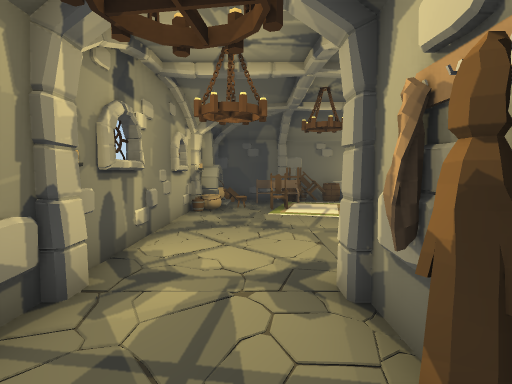
View 1 (above)

13 first-person views from a walk through a Unity game level. The camera is 1.5 m above the floor, tilts 4° down and sees 85° across. Doors are open. The floor is counted in squares, 1 m on a side. Each view is taken from the middle of a square. On the plan, view 1 faces up. The plan holds only what a view shows up to about 14 squares ahead; the rest is blank. The place goes on beyond the plan. The player character is not drawn. Some animated figures are left out.

View 2
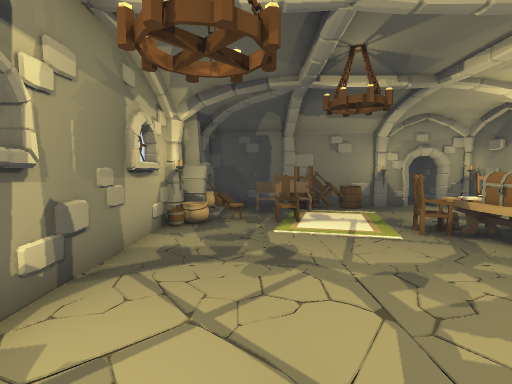

View 3
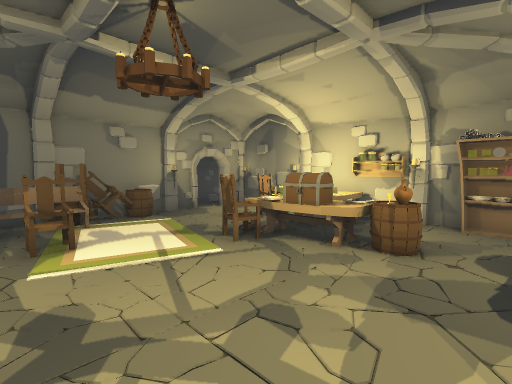

View 4
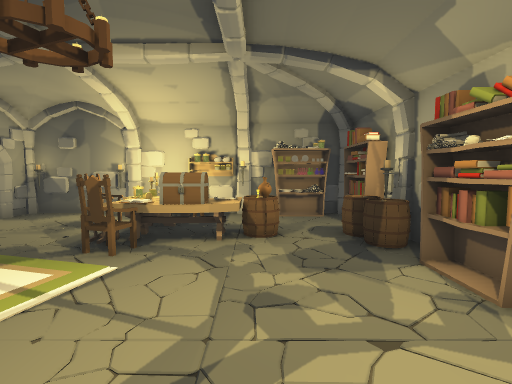

View 5
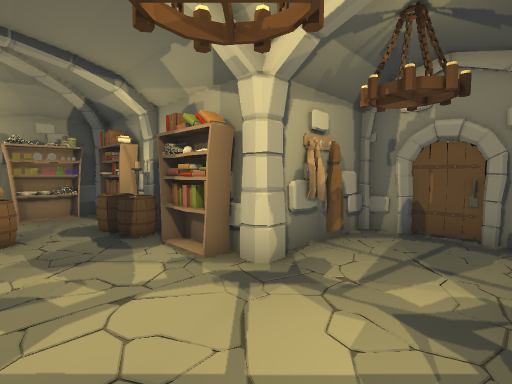

View 6
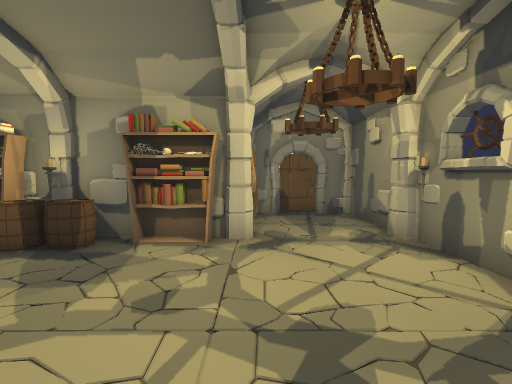

View 7
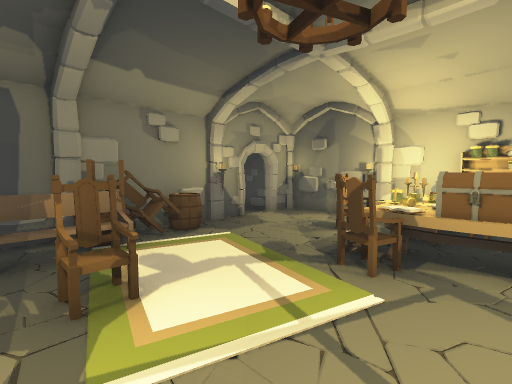

View 8
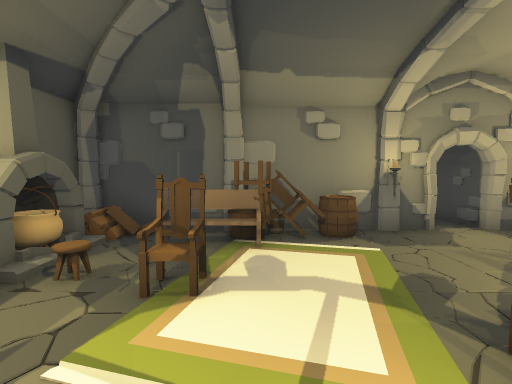

View 9
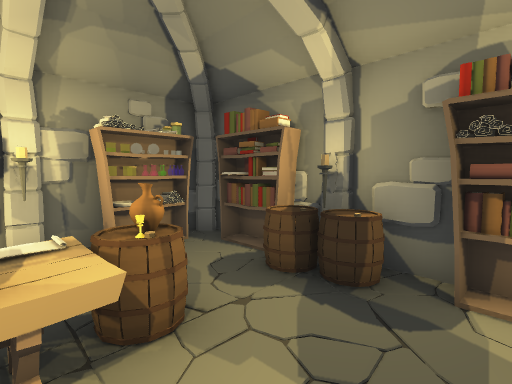

View 10
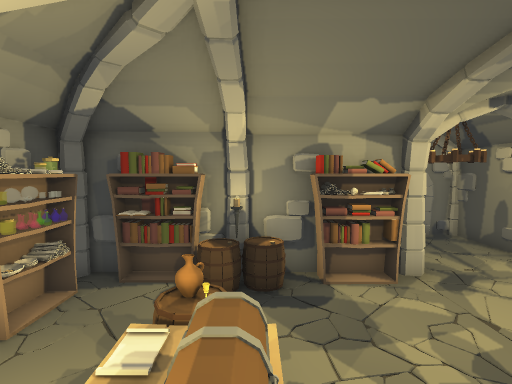

View 11
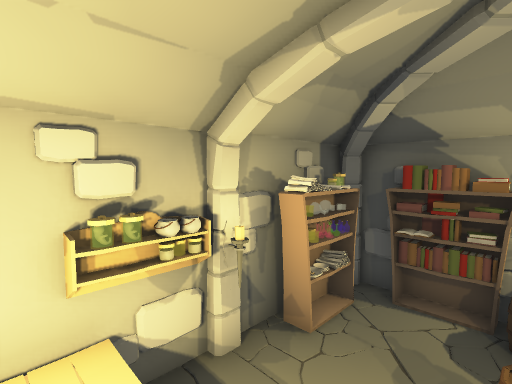

View 12
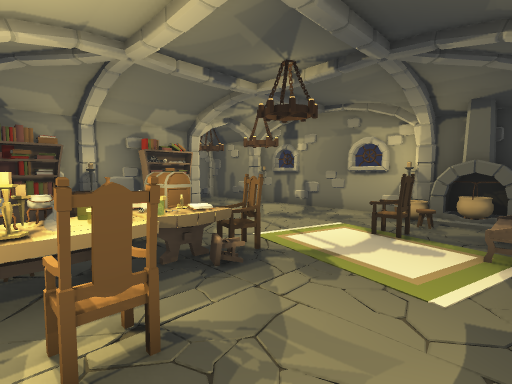

View 13
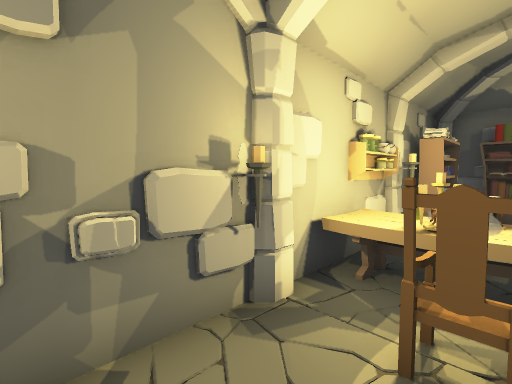

### Floor plan
Points are (right, up) in squares from view 1. A wall is a line through its corners. A room is listed if a view was taken in it or the views show most of it. See-through windows are left out.
Room 1 (views 1, 2, 3, 4, 5, 6, 7, 8, 9, 10, 11, 12, 13)
walls: (3.7, 3.6) (4.2, 3.6); (3.5, 3.5) (6.4, 3.5); (-2.6, 7.3) (-2.5, 6.5); (-2.4, 6.1) (-2.4, 4.7); (-2.5, 6.2) (-2.3, 5.4); (-2.4, 10.1) (-2.4, 8.7); (1.1, 2.1) (1.1, 2.6); (0.9, 2) (1.1, 2.1) (1.1, 2.4); (1, 1.9) (1.3, 2.3); (0.9, 1.9) (0.9, 2.4); (9.3, 6.4) (9.3, 7.4); (-2.6, 11.5) (-2.6, 3.6); (8.1, 3.7) (8.7, 3.6) (9.1, 4); (8, 3.5) (9, 3.5); (9.3, 10.4) (9.3, 15.3) (8.2, 15.3); (-2.8, 4.5) (-2.4, 4.1); (-2.7, 4.1) (-2.3, 3.6); (9.1, 11.4) (9.1, 12); (-2.6, 3.3) (-2.6, -0.2); (1.5, 15.3) (-2.1, 15.3); (9.3, 3.9) (9.3, 4.5); (5.2, 15.3) (4.4, 15.3); (6.5, 15.3) (5.7, 15.3); (9.3, 13.7) (9.2, 14.2); (1.3, -0.5) (1.3, 2.6); (-1.9, 15.3) (-2.3, 14.9); (8.2, 15.2) (7.9, 15.6); (0, -0.4) (0.4, -0.3); (-2.6, 15.1) (-2.6, 14.3); (-1.4, -0.5) (0.1, -0.5); (-2.4, -0.5) (-1.5, -0.5)
low walls: (-2.4, 3.1) (-2.4, 2.1); (9.3, 11.8) (9.2, 12.5); (0.5, 15.3) (-0.3, 15.4)
ways out: open door at (7.5, 15)
objects: fireplace (-3, 12); cauldron (-2, 12); cauldron (-2, 13); fireplace (-2, 14); bench (0, 14); other object (1, 3); chair (1, 11) to (1, 12); barrel (1, 14); other object (2, 3) to (3, 3); other object (2, 4); chair (2, 14); other object (2, 15); books (3, 4); chair (3, 14) to (3, 15); barrel (4, 14) to (4, 15); other object (5, 3); barrel (5, 4); barrel (5, 7) to (6, 7); table (5, 8); chest (5, 9); barrel (6, 4) to (6, 5); other object (7, 4); chair (7, 12); books (8, 4); other object (8, 10); shelf (9, 6); other object (9, 8); jar (9, 9); table (9, 10)

Positions as (right, up) in squares from view 1, and headings:
1: (0, 0), facing up
2: (0, 3), facing up
3: (0, 5), facing up-right
4: (-1, 7), facing right
5: (-2, 7), facing down-right
6: (1, 10), facing down
7: (0, 8), facing up-right
8: (2, 8), facing up
9: (3, 8), facing down-right
10: (5, 10), facing down
11: (6, 10), facing down-right
12: (8, 14), facing down-left
13: (7, 14), facing down-right
